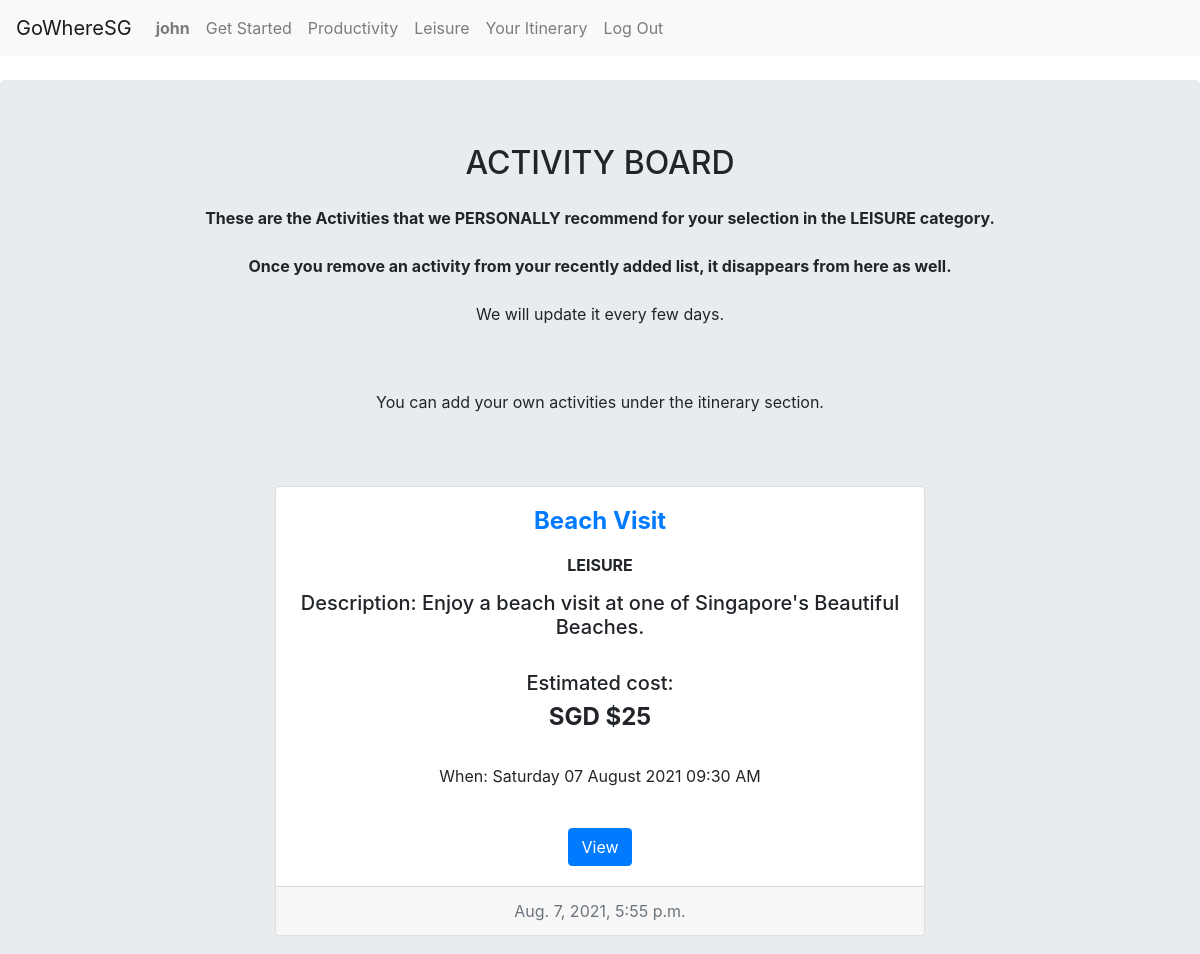
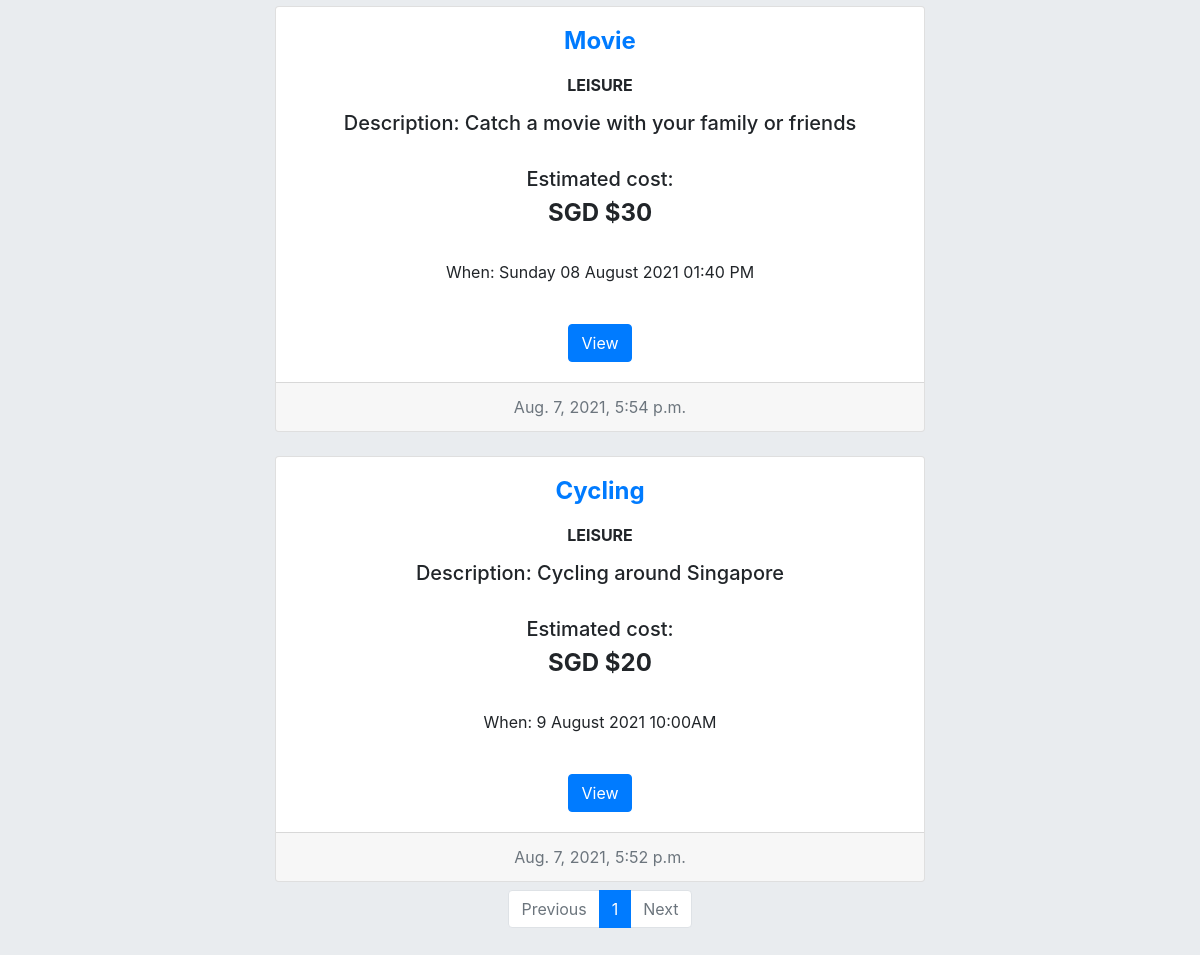
Page /category/LEISURE (signed in) on the committed database (2 pictures, top to bottom).
### network/models.py (models this page shows)
class User(AbstractUser):
    pass

class Productivity(models.Model):
    id = models.IntegerField(primary_key=True)
    user = models.CharField(max_length=64, null=True)
    activity_title = models.CharField(max_length=1024)
    activity_datetime = models.CharField(max_length=1024)
    activity_description = models.TextField(default=None, null=True)
    category = models.CharField(max_length=1024, null=True)
    link = models.CharField(max_length=1024, null=True)
    timestamp = models.DateTimeField(auto_now_add=True, null=True)
    estimatedcost = models.CharField(max_length=64)

### network/views.py (the view)
# urls.py: path("category/<str:categ>", views.category, name="category"),
@login_required(login_url='/login')
def category(request, categ):
    categorised_activities = Productivity.objects.filter(category=categ).order_by('-timestamp')
    items = WatchList.objects.filter(user=request.user.username)
    added_activities = []
    if items is not None:
        for item in items:
            activity = Productivity.objects.get(id=item.activityid)
            added_activities.append(activity)
    paginator = Paginator(categorised_activities, 10)
    page = request.GET.get('page')
    return render(request, "network/category.html", {
        "activities": paginator.get_page(page),
        "categ": categ
    })

### network/templates/network/category.html
{% extends "network/layout.html" %}
{% block body %}
<br>
    <div class="jumbotron text-center">
        <h2 class="card-title h2">ACTIVITY BOARD</h2>
        <p class="black-text my-4 font-weight-bold">These are the Activities that we PERSONALLY recommend for your selection in the {{categ}} category.</p>
        <p class="black-text my-4 font-weight-bold">Once you remove an activity from your recently added list, it disappears from here as well.</p>
        <p>We will update it every few days.</p>
        <br>
        <p class="black-text my-4">You can add your own activities under the itinerary section.</p>
        <br>
            <div class="row d-flex justify-content-center">
            <div class="col-xl-7 pb-2">
                    {% for activity in activities %}
                        <br>
                        <div class="card card-cascade" >
                            <div class="card-body card-body-cascade text-center">
                                <a href="{% url 'view_activity' activity.id %}"><h4 class="card-title"><strong>{{activity.activity_title}}</strong></h4></a>
                                <h6 class="font-weight-bold indigo-text py-2">{{activity.category}}</h6>
                                <h5>Description: {{activity.activity_description}}</h5>
                                <br>
                                <h5>Estimated cost:<h4 class="font-weight-bold"> SGD {{activity.estimatedcost}} <br> </h4></h5>
                                <br>
                                <p>When: {{activity.activity_datetime}}</p>
                                <br>
                                 <a href="{% url 'view_activity' activity.id %}" class="btn btn-primary">View</a>
                            </div>
                            <div class="card-footer text-muted text-center">
                                {{activity.timestamp}}
                            </div>
                        </div>
                    {% endfor %}
            </div>
        </div>
         <nav aria-label="Page navigation example">
    <ul class="pagination justify-content-center">
      {% if activities.has_previous %}
        <li class="page-item">
            <a class="page-link" href="?page={{ activities.previous_page_number }}">Previous</a>
        </li>
      {% else %}
        <li class="page-item disabled"><a class="page-link" href="#">Previous</a></li>
      {% endif %}
      {% for n in activities.paginator.page_range %}
        {% if activities.number == n %}
            <li class="page-item active"><a class="page-link" href="?page={{n}}">{{n}}</a></li>
        {% else %}
        <li class="page-item"><a class="page-link" href="?page={{n}}">{{n}}</a></li>
        {% endif %}
      {% endfor %}
      {% if activities.has_next %}
        <li class="page-item">
            <a class="page-link" href="?page={{ allposts.next_page_number }}">Next</a>
        </li>
      {% else %}
        <li class="page-item disabled"><a class="page-link" href="#">Next</a></li>
      {% endif %}
    </ul>
  </nav>
    </div>
{% endblock %}

### network/templates/network/layout.html (shortened to what this page needs)
{% load static %}
<!DOCTYPE html>
<html lang="en">
    <head>
        <link rel="stylesheet" href="https://stackpath.bootstrapcdn.com/bootstrap/4.4.1/css/bootstrap.min.css">
        <link href="{% static 'network/styles.css' %}" rel="stylesheet">
<link href="https://cdnjs.cloudflare.com/ajax/libs/twitter-bootstrap/4.5.0/css/bootstrap.min.css" rel="stylesheet">
<link rel="stylesheet" href="https://cdnjs.cloudflare.com/ajax/libs/bootstrap-datetimepicker/4.7.14/css/bootstrap-datetimepicker.min.css">
    </head>
    <body>
        <nav class="navbar navbar-expand-lg navbar-light bg-light">
            <a class="navbar-brand" href="#">GoWhereSG</a>
            <div>
              <ul class="navbar-nav mr-auto">
                {% if user.is_authenticated %}
                    <li class="nav-item">
                        <a class="nav-link" href="#"><strong>{{ user.username }}</strong></a>
                    </li>
                {% endif %}
                <li class="nav-item">
                  <a class="nav-link" href="{% url 'index' %}">Get Started</a>
                </li>
                <li class="nav-item">
                      <a class="nav-link" href="{% url 'category' 'PRODUCTIVITY' %}">Productivity</a>
                </li>
                <li class="nav-item">
                  <a class="nav-link" href="{% url 'category' 'LEISURE' %}">Leisure</a>
                </li>
                <li class="nav-item">
                    <div class="dropdown">
                      <a class="nav-link" href="{% url 'youritineraries' %}"> Your Itinerary
                      </a>
                    </div>
                </li>
                {% if user.is_authenticated %}
                    <li class="nav-item">
                        <a class="nav-link" href="{% url 'logout' %}">Log Out</a>
                    </li>
                {% endif %}
              </ul>
            </div>
          </nav>
        <div class="body">
            {% block body %}
            {% endblock %}
        </div>
    </body>
</html>

### network/static/network/styles.css (style rules this page uses)
html, body { height: 100%; margin: 0; padding: 0; }
body, * { padding:0px; margin:0px; box-sizing: border-box; }

### network/templates/network/layout.html (style rules this page uses)
.dropdown { position: relative; display: inline-block; }
.dropdown-content a { color: black; padding: 12px 16px; text-decoration: none; display: block; }

### rows in the picture
User: username "john"
Productivity: activity_title "Beach Visit", category "LEISURE", activity_description "Enjoy a beach visit at one of Singapore's Beautiful Beaches.", estimatedcost "$25", activity_datetime "Saturday 07 August 2021 09:30 AM", timestamp "Aug. 7, 2021, 5:55 p.m."
Productivity: activity_title "Movie", category "LEISURE", activity_description "Catch a movie with your family or friends", estimatedcost "$30", activity_datetime "Sunday 08 August 2021 01:40 PM", timestamp "Aug. 7, 2021, 5:54 p.m."
Productivity: activity_title "Cycling", category "LEISURE", activity_description "Cycling around Singapore", estimatedcost "$20", activity_datetime "9 August 2021 10:00AM", timestamp "Aug. 7, 2021, 5:52 p.m."

### other values in the picture
{{ categ }} "LEISURE"
{{ n }} "1"
